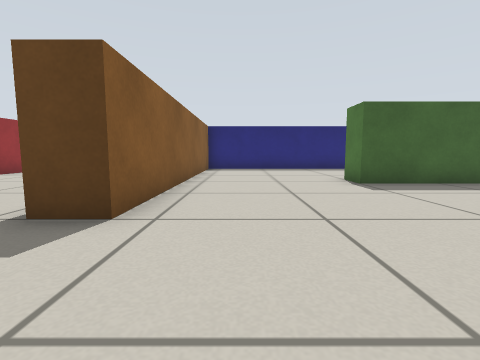
View 1 (above)

16 first-person views from a walk through a robot-simulator world made for Gazebo. The camera is 0.39 m above the floor, tilts 6° down and sees 85° across. The floor is counted in squares, 0.5 m on a side. Each view is taken from the middle of a square. On the plan, view 1 faces up. The plan holds only what a view shows up to about 10 squares ahead; the rest is blank.

View 2
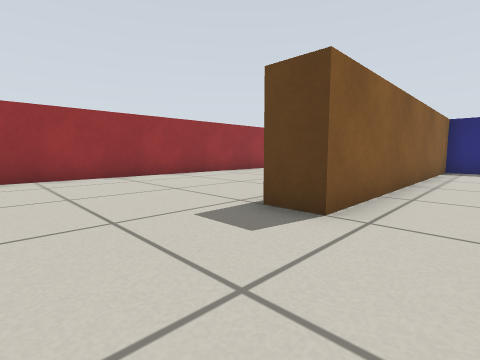

View 3
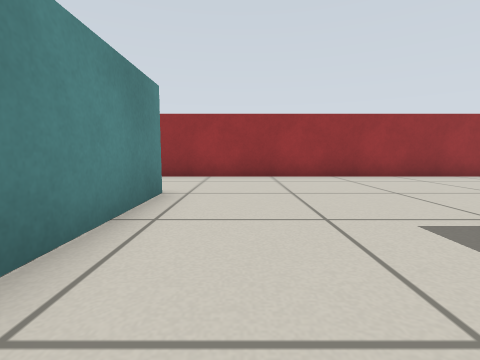

View 4
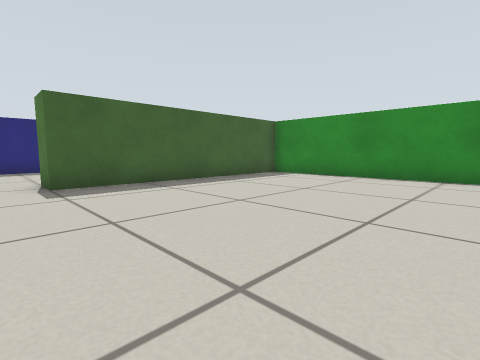

View 5
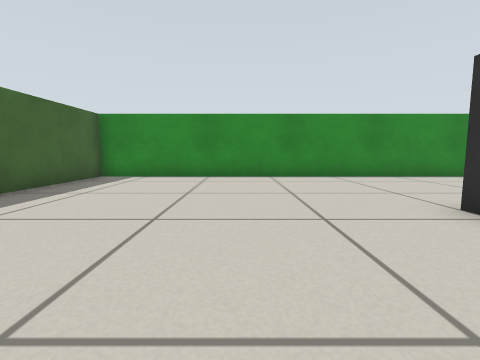

View 6
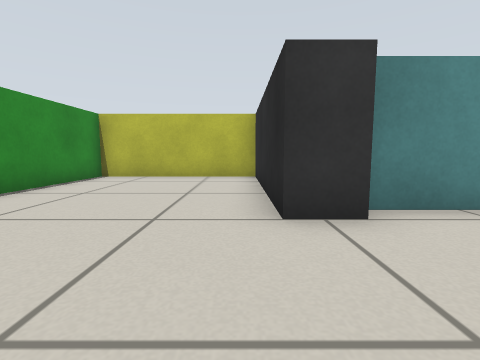

View 7
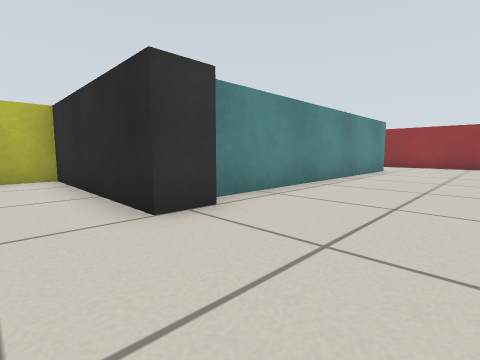

View 8
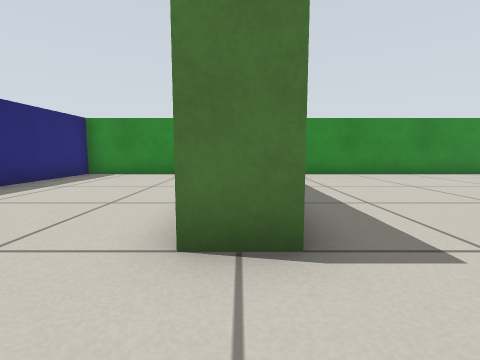

View 9
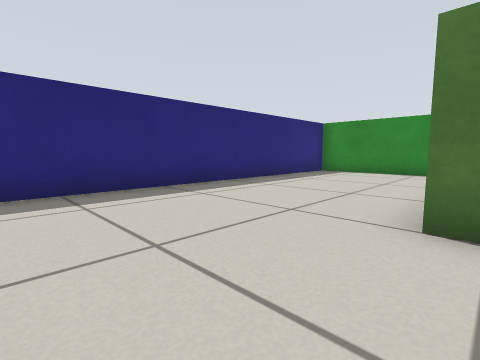

View 10
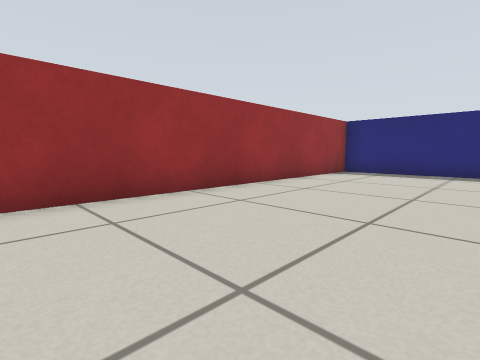

View 11
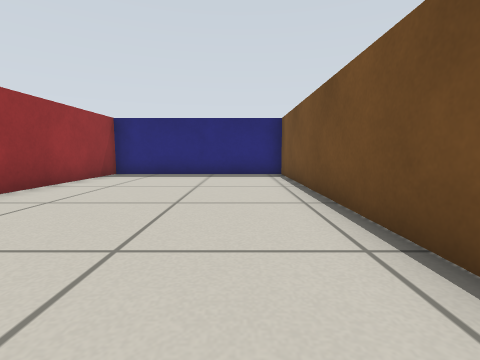

View 12
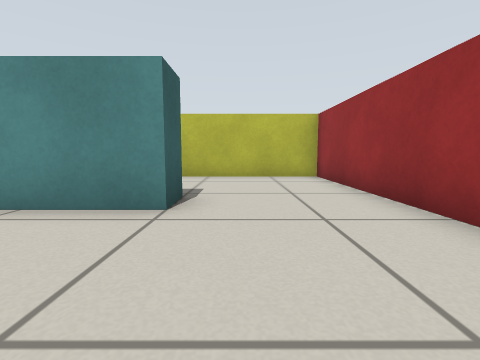

View 13
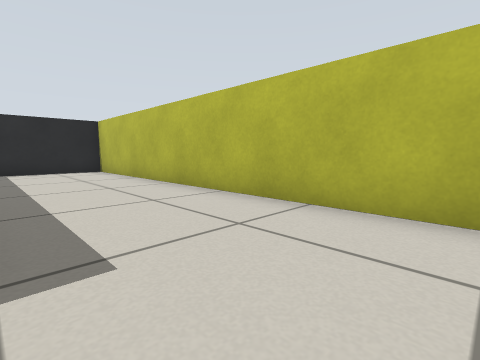

View 14
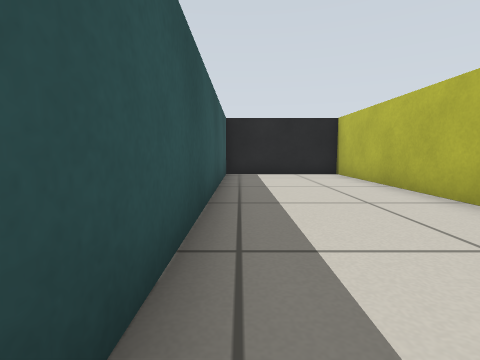

View 15
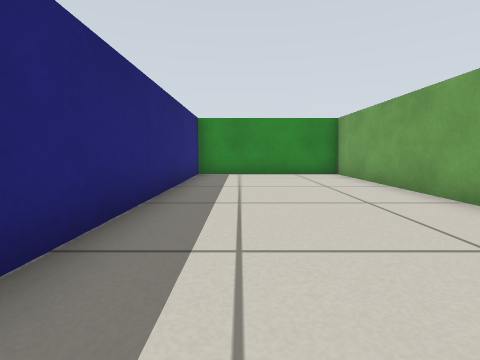

View 16
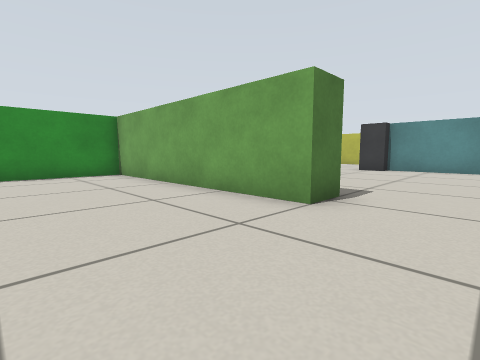

### Floor plan
Points are (right, up) in squares from view 1. A wall is a line through its corners. A room is listed if a view was taken in it or the views show most of it. See-through windows are left out.
Room 1 (views 1, 2, 3, 4, 5, 6, 7, 8, 9, 10, 11, 12, 13, 14, 15, 16)
walls: (-2.5, 4.5) (-2.5, 12.5) (-8.5, 12.5) (-8.5, -6.5) (4.5, -6.5) (4.5, -2.5) (-4.5, -2.5); (4.4, -1) (5.5, -1) (5.5, -6.5) (10.5, -6.5) (10.5, 6.5) (3, 6.5) (3, 7.5) (10.5, 7.5) (10.5, 12.5) (-1.5, 12.5) (-1.5, 3) (-2.5, 3); (-5, -2.5) (-5, -1.5) (4.2, -1.5)

Positions as (right, up) in squares from view 1, and headings:
1: (0, 0), facing up
2: (0, 0), facing up-left
3: (0, 0), facing left
4: (2, 0), facing up-right
5: (2, 2), facing right
6: (6, 2), facing down
7: (7, 2), facing down-left
8: (1, 7), facing right
9: (0, 7), facing up-right
10: (-4, 2), facing up-left
11: (-4, 3), facing up
12: (-6, 2), facing down
13: (-7, -3), facing down-right
14: (-5, -3), facing right
15: (1, 11), facing right
16: (1, 11), facing down-right
